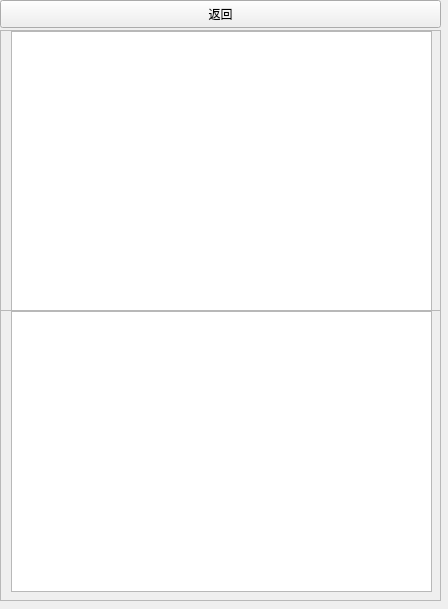
<?xml version="1.0" encoding="UTF-8"?>
<ui version="4.0">
 <class>ScanBuildWiget</class>
 <widget class="QWidget" name="ScanBuildWiget">
  <property name="geometry">
   <rect>
    <x>0</x>
    <y>0</y>
    <width>448</width>
    <height>609</height>
   </rect>
  </property>
  <property name="windowTitle">
   <string>Form</string>
  </property>
  <widget class="QScrollArea" name="scrollArea">
   <property name="geometry">
    <rect>
     <x>0</x>
     <y>30</y>
     <width>441</width>
     <height>281</height>
    </rect>
   </property>
   <property name="widgetResizable">
    <bool>true</bool>
   </property>
   <widget class="QWidget" name="scrollAreaWidgetContents">
    <property name="geometry">
     <rect>
      <x>0</x>
      <y>0</y>
      <width>439</width>
      <height>279</height>
     </rect>
    </property>
    <widget class="Browser" name="te_html">
     <property name="geometry">
      <rect>
       <x>10</x>
       <y>0</y>
       <width>421</width>
       <height>281</height>
      </rect>
     </property>
    </widget>
   </widget>
  </widget>
  <widget class="QScrollArea" name="scrollArea_2">
   <property name="geometry">
    <rect>
     <x>0</x>
     <y>310</y>
     <width>441</width>
     <height>291</height>
    </rect>
   </property>
   <property name="widgetResizable">
    <bool>true</bool>
   </property>
   <widget class="QWidget" name="scrollAreaWidgetContents_2">
    <property name="geometry">
     <rect>
      <x>0</x>
      <y>0</y>
      <width>439</width>
      <height>289</height>
     </rect>
    </property>
    <widget class="QTextEdit" name="te_res">
     <property name="geometry">
      <rect>
       <x>10</x>
       <y>0</y>
       <width>421</width>
       <height>281</height>
      </rect>
     </property>
    </widget>
   </widget>
  </widget>
  <widget class="QPushButton" name="pb_back">
   <property name="geometry">
    <rect>
     <x>0</x>
     <y>0</y>
     <width>441</width>
     <height>28</height>
    </rect>
   </property>
   <property name="text">
    <string>返回</string>
   </property>
  </widget>
 </widget>
 <customwidgets>
  <customwidget>
   <class>Browser</class>
   <extends>QTextBrowser</extends>
   <header>Browser</header>
  </customwidget>
 </customwidgets>
 <resources/>
 <connections/>
</ui>
